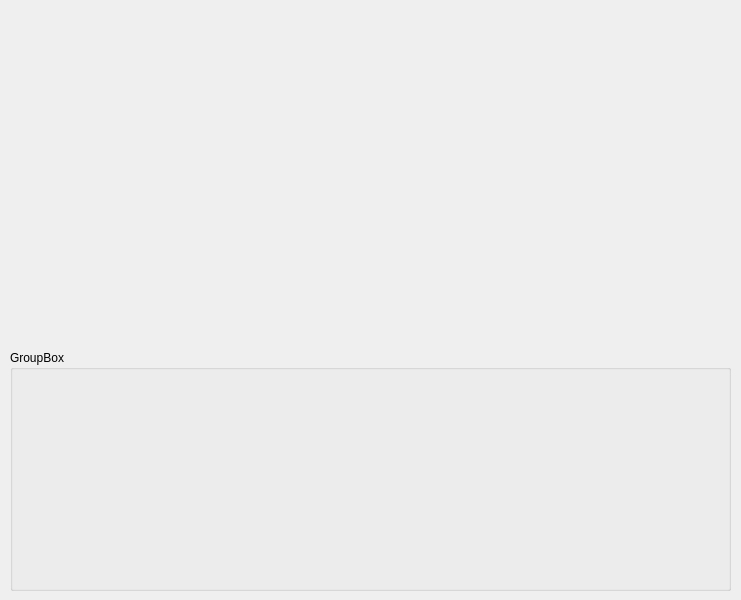
<?xml version="1.0" encoding="UTF-8"?>
<ui version="4.0">
 <class>MainWindow</class>
 <widget class="QMainWindow" name="MainWindow">
  <property name="geometry">
   <rect>
    <x>0</x>
    <y>0</y>
    <width>741</width>
    <height>600</height>
   </rect>
  </property>
  <property name="windowTitle">
   <string>MainWindow</string>
  </property>
  <widget class="QWidget" name="centralWidget">
   <widget class="GLWidget" name="glWidget" native="true">
    <property name="geometry">
     <rect>
      <x>10</x>
      <y>10</y>
      <width>721</width>
      <height>331</height>
     </rect>
    </property>
   </widget>
   <widget class="QGroupBox" name="groupBox">
    <property name="geometry">
     <rect>
      <x>10</x>
      <y>350</y>
      <width>721</width>
      <height>241</height>
     </rect>
    </property>
    <property name="title">
     <string>GroupBox</string>
    </property>
   </widget>
  </widget>
 </widget>
 <layoutdefault spacing="6" margin="11"/>
 <customwidgets>
  <customwidget>
   <class>GLWidget</class>
   <extends>QWidget</extends>
   <header>glwidget.h</header>
   <container>1</container>
  </customwidget>
 </customwidgets>
 <resources/>
 <connections/>
</ui>
